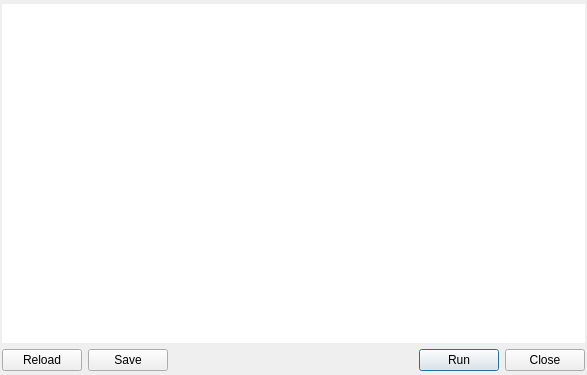
<?xml version="1.0" encoding="UTF-8"?>
<ui version="4.0">
 <class>QgsCodeEditorHistoryDialogBase</class>
 <widget class="QDialog" name="QgsCodeEditorHistoryDialogBase">
  <property name="geometry">
   <rect>
    <x>0</x>
    <y>0</y>
    <width>587</width>
    <height>375</height>
   </rect>
  </property>
  <property name="windowTitle">
   <string notr="true">Dialog</string>
  </property>
  <layout class="QGridLayout" name="gridLayout">
   <property name="leftMargin">
    <number>2</number>
   </property>
   <property name="topMargin">
    <number>4</number>
   </property>
   <property name="rightMargin">
    <number>2</number>
   </property>
   <property name="bottomMargin">
    <number>4</number>
   </property>
   <item row="1" column="0">
    <widget class="QPushButton" name="mButtonReloadHistory">
     <property name="text">
      <string>Reload</string>
     </property>
     <property name="autoDefault">
      <bool>false</bool>
     </property>
    </widget>
   </item>
   <item row="1" column="1">
    <widget class="QPushButton" name="mButtonSaveHistory">
     <property name="enabled">
      <bool>true</bool>
     </property>
     <property name="text">
      <string>Save</string>
     </property>
     <property name="autoDefault">
      <bool>false</bool>
     </property>
    </widget>
   </item>
   <item row="1" column="2">
    <layout class="QHBoxLayout" name="horizontalLayout">
     <item>
      <spacer name="horizontalSpacer">
       <property name="orientation">
        <enum>Qt::Horizontal</enum>
       </property>
       <property name="sizeHint" stdset="0">
        <size>
         <width>40</width>
         <height>20</height>
        </size>
       </property>
      </spacer>
     </item>
     <item>
      <widget class="QPushButton" name="mButtonRunHistory">
       <property name="text">
        <string>Run</string>
       </property>
       <property name="autoDefault">
        <bool>false</bool>
       </property>
       <property name="default">
        <bool>true</bool>
       </property>
      </widget>
     </item>
     <item>
      <widget class="QDialogButtonBox" name="buttonBox">
       <property name="sizePolicy">
        <sizepolicy hsizetype="Fixed" vsizetype="Fixed">
         <horstretch>0</horstretch>
         <verstretch>0</verstretch>
        </sizepolicy>
       </property>
       <property name="focusPolicy">
        <enum>Qt::TabFocus</enum>
       </property>
       <property name="orientation">
        <enum>Qt::Horizontal</enum>
       </property>
       <property name="standardButtons">
        <set>QDialogButtonBox::Close</set>
       </property>
      </widget>
     </item>
    </layout>
   </item>
   <item row="0" column="0" colspan="3">
    <widget class="QListView" name="listView">
     <property name="frameShape">
      <enum>QFrame::NoFrame</enum>
     </property>
     <property name="editTriggers">
      <set>QAbstractItemView::NoEditTriggers</set>
     </property>
     <property name="showDropIndicator" stdset="0">
      <bool>false</bool>
     </property>
     <property name="alternatingRowColors">
      <bool>true</bool>
     </property>
     <property name="selectionMode">
      <enum>QAbstractItemView::ExtendedSelection</enum>
     </property>
    </widget>
   </item>
  </layout>
 </widget>
 <resources/>
 <connections>
  <connection>
   <sender>buttonBox</sender>
   <signal>accepted()</signal>
   <receiver>QgsCodeEditorHistoryDialogBase</receiver>
   <slot>accept()</slot>
   <hints>
    <hint type="sourcelabel">
     <x>248</x>
     <y>254</y>
    </hint>
    <hint type="destinationlabel">
     <x>157</x>
     <y>274</y>
    </hint>
   </hints>
  </connection>
  <connection>
   <sender>buttonBox</sender>
   <signal>rejected()</signal>
   <receiver>QgsCodeEditorHistoryDialogBase</receiver>
   <slot>reject()</slot>
   <hints>
    <hint type="sourcelabel">
     <x>316</x>
     <y>260</y>
    </hint>
    <hint type="destinationlabel">
     <x>286</x>
     <y>274</y>
    </hint>
   </hints>
  </connection>
 </connections>
</ui>
